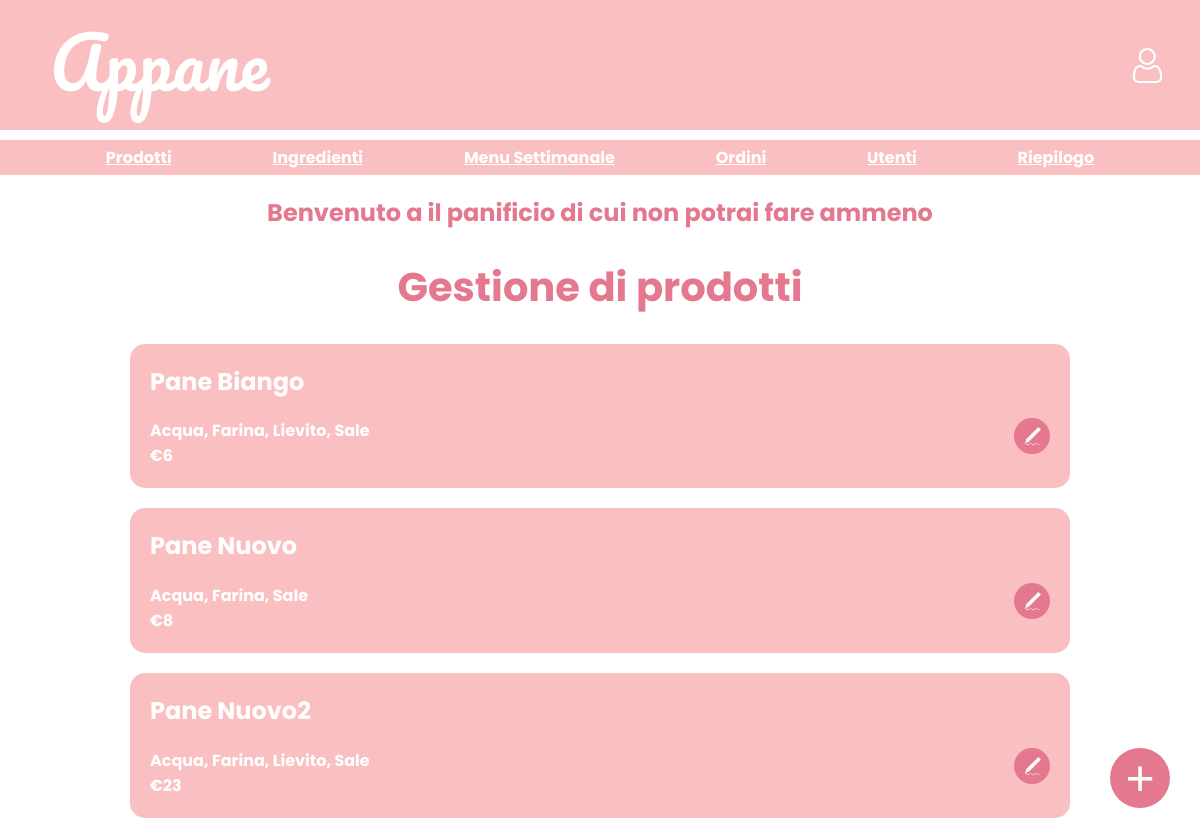
The app's page /BACK/managementProducts/managementProducts.php with its own data.
### tables this page shows
CREATE TABLE `tprodotto` (
  `id` int(11) NOT NULL,
  `nome` varchar(255) NOT NULL,
  `prezzo` float NOT NULL
);

### BACK/managementProducts/managementProducts.php (the view, shortened to what this page needs)
<?php
require('../../includes/db.php');
include('../header.php');
function creaProd($id, $nome, $ingredienti, $prezzo)
{
    $string_ingredienti = implode(', ', $ingredienti);
    return "<div class='prodotto'>
                <div>
                    <h2>$nome</h2>
                    <button class='cart-btn' style='float: right;' title='Modifica prodotto'
                        onclick='openModal(\"modalModifyProduct.php?id=$id\")'>
                        <img src='../../grafica/img/pen.png' class='cart-icon' />
                    </button>
                </div>
                $string_ingredienti
                <br>
                €$prezzo
            </div>";
}
?>
<!DOCTYPE html>
<html lang="it">
<head>
    <link rel="stylesheet" href="../../grafica/style.css?v=<?php echo time();?>">
</head>
<body>
    <div class="welcomeText">
        <h2>Benvenuto a il panificio di cui non potrai fare ammeno</h2>
    </div>
    <div class="main-content">
        <h1>Gestione di prodotti</h1>
        <div class="menu">
            <?php
            $sqlMenu = "SELECT id, nome, prezzo FROM tprodotto ORDER BY nome";
            $resultMenu = $conn->query($sqlMenu);
            if ($resultMenu->num_rows > 0) {
                while ($rowProd = $resultMenu->fetch_assoc()) {
                    $stmtIng = $conn->prepare("SELECT idIngrediente FROM tricetta WHERE idProdotto = ?");
                    $stmtIng->bind_param("i", $rowProd["id"]);
                    $stmtIng->execute();
                    $resultI = $stmtIng->get_result();
                    $ingredienti = [];
                    while ($rowI = $resultI->fetch_assoc()) {
                        $stmt = $conn->prepare("SELECT nome FROM tingrediente WHERE id = ?");
                        $stmt->bind_param("i", $rowI['idIngrediente']);
                        $stmt->execute();
                        $result = $stmt->get_result();
                        if($result->num_rows===1){
                            $ingredienti[] = $result->fetch_assoc()["nome"];
                        }
                    }
                    sort($ingredienti);
                    echo creaProd($rowProd["id"], $rowProd["nome"], $ingredienti,  $rowProd["prezzo"]);
                }
            } else {
                echo '<p style="justify-self: center;"> Per ora non ci sono prodotti salvati </p>';
            }
            ?>
        </div>
    </div>
    <button class="add-btn" title="Aggiungi prodotto" onclick="openModal('modalAddProduct.php')">+</button>
</body>
</html>

### grafica/style.css (style rules this page uses)
body { margin: 0; background-color: #fff; font-family: "Poppins", sans-serif; font-weight: 700; font-style: normal; }
.welcomeText h2 { text-align: center; color: #e4788e; }
.main-content h1 { text-align: center; font-size: 40px; color: #e4788e; }
.prodotto { width: 75%; margin-bottom: 20px; padding: 20px; border-radius: 15px; background-color: #fabfc1; justify-self: center; color: #fff; }
.prodotto h2 { margin-top: 0; }
.cart-btn { width: 36px; height: 36px; border-radius: 50%; background-color: #e4788e; color: #ffffff; border: none; font-size: 20px; cursor: pointer; display: flex; align-items: center; justify-content: center; transition: background-color 0.2s ease; line-height: 1; }
.add-btn { position: fixed; bottom: 30px; right: 30px; width: 60px; height: 60px; border-radius: 50%; background-color: #e4788e; color: #ffffff; border: none; font-size: 50px; cursor: pointer; display: flex; align-items: center; justify-content: center; transition: background-color 0.2s ease; line-height: 1; }
.cart-icon { width: 20px; object-fit: contain; }

### records on screen
tprodotto: nome "Pane Biango", string_ingredienti "Acqua, Farina, Lievito, Sale", prezzo "6"
tprodotto: nome "Pane Nuovo", string_ingredienti "Acqua, Farina, Sale", prezzo "8"
tprodotto: nome "Pane Nuovo2", string_ingredienti "Acqua, Farina, Lievito, Sale", prezzo "23"
